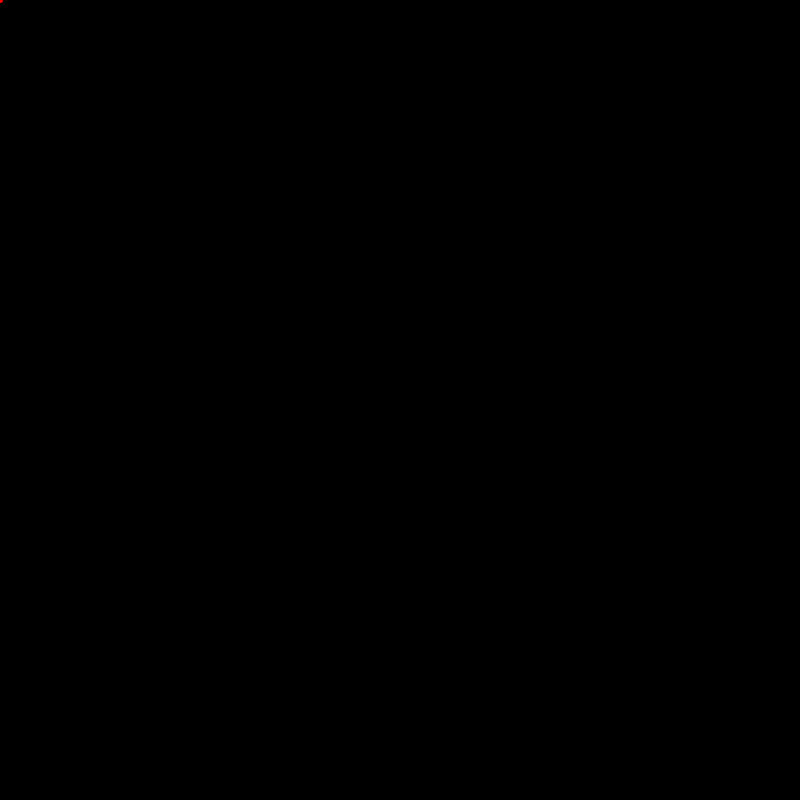
Frame 1 (no input)
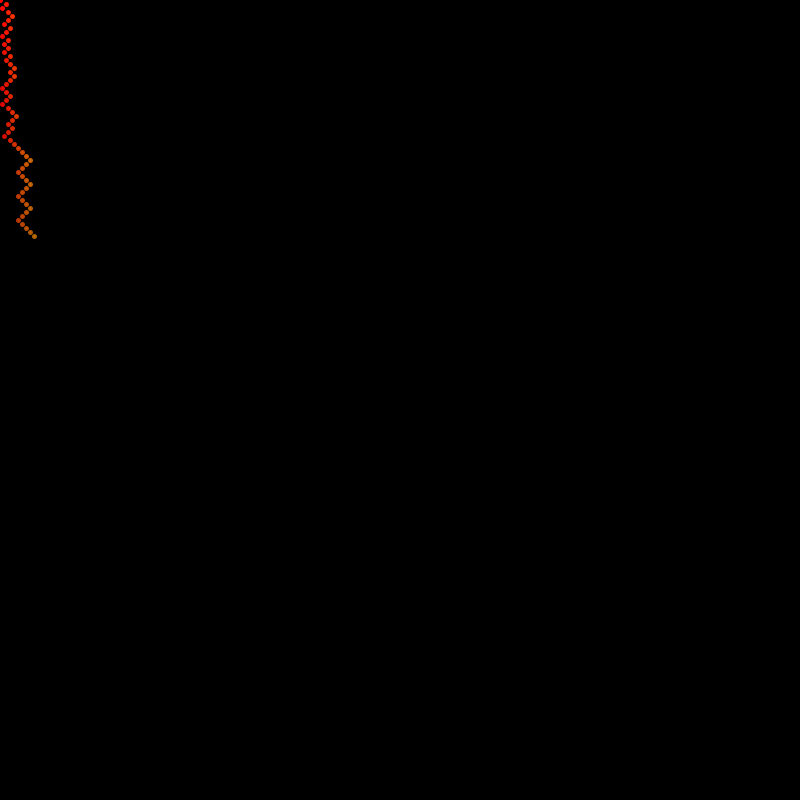
Frame 60 (the mouse pressed at the canvas centre just before this capture)
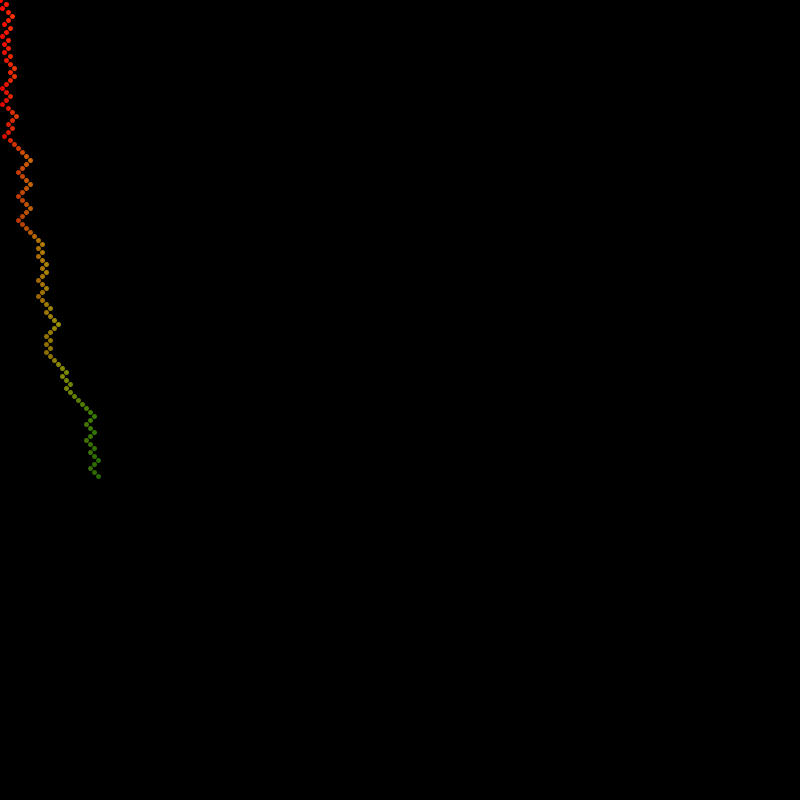
Frame 120 (the mouse held since frame 60 and released just before this capture)

The Processing sketch that drew these frames (run headless with seeded random() and noise(); from frame 60 on, the mouse is pressed at the canvas centre):

// Processing sketch: C16
// ── C16.pde
float x,y = 0;
float h = 0;
float b = 100;
float xdec,ydec = 0;
float strw = 4;
boolean plusx,plusy = true;

void setup()
{
  colorMode(HSB,360,100,100);
  size(800,800);
  background(0);
  strokeWeight(strw + 1);
}

void draw()
{
  if(strw <= 0)
  {
    strw = 1;
  }
  strokeWeight(strw + 1);
  h = x % 360;
  b = (800 - y) / 8;
  xdec = random(2);
  ydec = random(2);
  stroke(h,100,b);
  point(x,y);
  if(xdec >= 1)
  {
    plusx = true;
  }
  else
  {
    plusx = false;
  }
  if(ydec >= 1)
  {
    plusx = true;
  }
  else
  {
    plusx = false;
  }
  if(plusx == true)
  {
    x += strw;
  }
  if(plusx == false)
  {
    x -= strw;
  }
  if(plusy == true)
  {
    y += strw;
  }
  if(plusy == false)
  {
    y -= strw;
  }
  if(x <= 0)
  {
    x += 10;
  }
  if(y <= 0)
  {
    y += 10;
  }
  if(x >= 800)
  {
    x -= random(600,800);
    y += random(100,300);
  }
  if(y >= 800)
  {
    y -= random(600,800);
    x += random(100,300);
  }
}

void keyPressed()
{
  if(key == 'z' || key == 'Z' || key == '-')
  {
    frameRate(frameRate - 10);
  }
  else if(key == ' ')
  {
    println("f: " + frameRate);
    println("s: " + strw);
    
  }
  else
  {
    frameRate(frameRate + 10);
  }
}

void mousePressed()
{
  if(mouseButton == LEFT)
  {
    strw += 5;
  }
  if(mouseButton == RIGHT)
  {
    strw -= 5;
  }
  if(mouseButton == CENTER)
  {
    strw = 4;
  }
}
